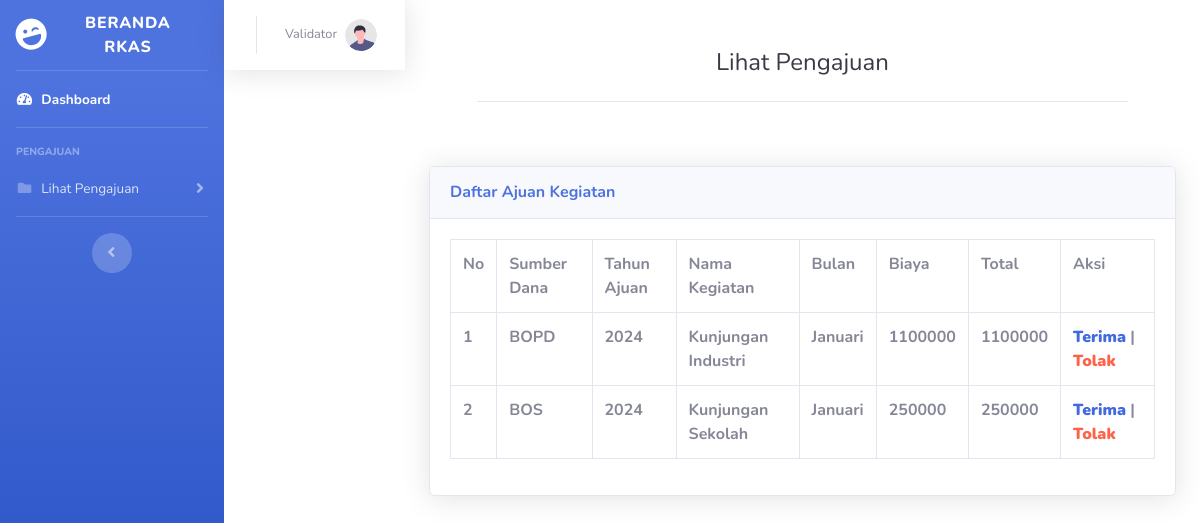
Before: /rkas/validatorkegiatan.php?id=702205615 with the older database file.
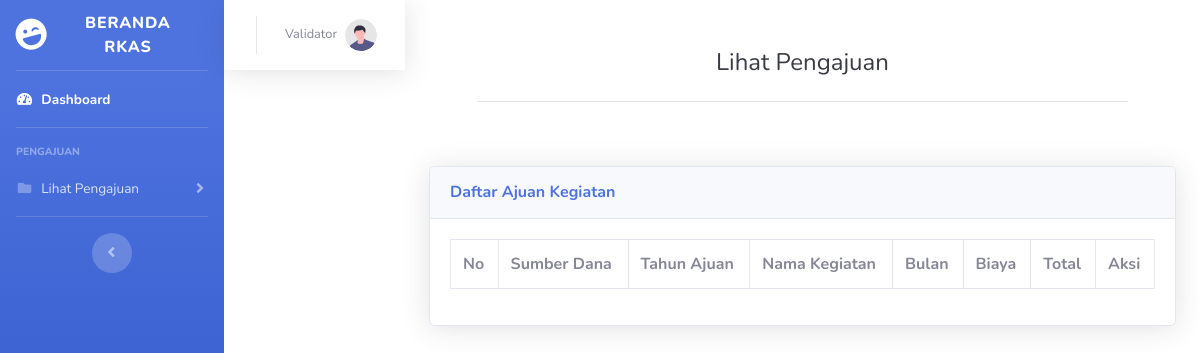
After: the same page with the newer database file.
### tables this page shows
CREATE TABLE `tb_user` (
  `id_user` int(10) NOT NULL,
  `nama_user` varchar(60) NOT NULL,
  `nama` char(100) NOT NULL,
  `password` varchar(100) NOT NULL,
  `id_bagian` int(4) NOT NULL,
  `status` varchar(30) NOT NULL
);

CREATE TABLE `tb_kegiatan` (
  `id_kegiatan` int(11) NOT NULL,
  `sumber_dana` varchar(50) NOT NULL,
  `tahun_ajuan` int(4) NOT NULL,
  `nama_kegiatan` varchar(50) NOT NULL,
  `bulan` varchar(50) NOT NULL,
  `biaya` int(20) NOT NULL,
  `volume_1` int(11) NOT NULL,
  `volume_2` int(11) NOT NULL,
  `volume_3` int(11) NOT NULL,
  `volume_4` int(11) NOT NULL,
  `keterangan_volume1` varchar(75) NOT NULL,
  `keterangan_volume2` varchar(75) NOT NULL,
  `keterangan_volume3` varchar(75) NOT NULL,
  `keterangan_volume4` varchar(75) NOT NULL,
  `total` int(20) NOT NULL,
  `status` varchar(50) NOT NULL,
  `tanggal_order` date NOT NULL,
  `link` text NOT NULL,
  `status_order` char(10) NOT NULL,
  `status_bayar` char(10) NOT NULL
);

### rkas/validatorkegiatan.php (the view, shortened to what this page needs)
<?php
include "koneksi.php";
$id = $_GET['id'];
$kegiatan = mysqli_query($conn, "SELECT * FROM tb_kegiatan");
$sql1 = mysqli_query($conn, "SELECT * FROM tb_user WHERE id_user='$id'");
if ($id == 702205615) {
    $profil = '<img class="img-profile rounded-circle" src="img/undraw_profile.svg">';
}
?>
<!DOCTYPE html>
<html lang="en">
<head>
    <link href="vendor/fontawesome-free/css/all.min.css" rel="stylesheet" type="text/css">
    <link href="css/sb-admin-2.css" rel="stylesheet">
</head>
<body id="page-top">
    <div id="wrapper">
        <ul class="navbar-nav bg-gradient-primary sidebar sidebar-dark accordion" id="accordionSidebar">
            <a class="sidebar-brand d-flex align-items-center justify-content-center" href="homevalidator.php?id=<?= $id ?>">
                <div class="sidebar-brand-icon rotate-n-15">
                    <i class="fas fa-laugh-wink"></i>
                </div>
                <div class="sidebar-brand-text mx-3">Beranda RKAS </div>
            </a>
            <hr class="sidebar-divider my-0">
            <li class="nav-item active">
                <a class="nav-link" href="homevalidator.php?id=<?= $id ?>">
                    <i class="fas fa-fw fa-tachometer-alt"></i>
                    <span>Dashboard</span></a>
            </li>
            <hr class="sidebar-divider">
            <div class="sidebar-heading">
                PENGAJUAN
            </div>
            <li class="nav-item">
                <a class="nav-link collapsed" href="#" data-toggle="collapse" data-target="#status"
                    aria-expanded="true" aria-controls="collapsePages">
                    <i class="fas fa-fw fa-folder"></i>
                    <span>Lihat Pengajuan</span>
                </a>
            </li>
            <hr class="sidebar-divider d-none d-md-block">
            <div class="text-center d-none d-md-inline">
                <button class="rounded-circle border-0" id="sidebarToggle"></button>
            </div>
        </ul>
        <nav class="navbar navbar-expand navbar-light bg-white topbar mb-4 static-top shadow">
                    <ul class="navbar-nav ml-auto">
                        <li class="nav-item dropdown no-arrow">
                            <a class="nav-link dropdown-toggle" href="#" id="userDropdown" role="button"
                                data-toggle="dropdown" aria-haspopup="true" aria-expanded="false">
                                <span class="mr-2 d-none d-lg-inline text-gray-600 small"><?php foreach ($sql1 as $row) :
                                echo $row['nama'];
                                    endforeach;
                                    ?></span>
                                <?= $profil ?>
                            </a>
                        </li>
                    </ul>
                </nav>
        <div class="container">
        <div class="p-5">
                            <div class="text-center">
                                <h1 class="h4 text-gray-900 mb-4">Lihat Pengajuan</h1>
                            </div>
                            <hr>
                        </div>
                        <div class="card shadow mb-4">
                        <div class="card-header py-3">
                            <h6 class="m-0 font-weight-bold text-primary">Daftar Ajuan Kegiatan</h6>
                        </div>
                        <div class="card-body">
                        <div class="table-responsive">
                                <table class="table table-bordered" id="dataTable" width="100%" cellspacing="0">
                                <tr>
                                            <th>No</th>
                                            <th>Sumber Dana</th>
                                            <th>Tahun Ajuan</th>
                                            <th>Nama Kegiatan</th>
                                            <th>Bulan</th>
                                            <th>Biaya</th>
                                            <th>Total</th>
                                            <th>Aksi</th>
                                    </tr>
                                        <?php $no = 0;?>
                                        <?php foreach ($kegiatan as $row) : ?>
                                        <tr>
                                        <th><?php $no += 1; echo $no;?></th>
                                        <th><?= $row["sumber_dana"];?></th>
                                        <th><?= $row["tahun_ajuan"];?></th>
                                        <th><?= $row["nama_kegiatan"];?></th>
                                        <th><?= $row["bulan"];?></th>
                                        <th><?= $row["biaya"];?></th>
                                        <th><?= $row["total"];?></th>
                                        <th>
                                            <a href="terimapengajuankegiatan.php?idc=<?=$row['id_kegiatan']; ?>"onclick ="return confirm('Yakin?');"><b style="color: royalblue;">Terima</b></a>
                                            |
                                            <a href="tolakpengajuankegiatan.php?idc=<?=$row['id_kegiatan']; ?>"onclick ="return confirm('Yakin?');"><b style="color: tomato;">Tolak</b></a>
                                        </th>
                                        </tr>
                                        <?php endforeach;
                                    ?>
                            </div>
                            </div>
                        </div>
                    </div>
                        </div>
</body>
</html>

Changed rows visible on the page:
removed tb_kegiatan: sumber_dana "BOPD", tahun_ajuan "2024", nama_kegiatan "Kunjungan Industri", bulan "Januari", biaya "1100000", total "1100000"
removed tb_kegiatan: sumber_dana "BOS", tahun_ajuan "2024", nama_kegiatan "Kunjungan Sekolah", bulan "Januari", biaya "250000", total "250000"
